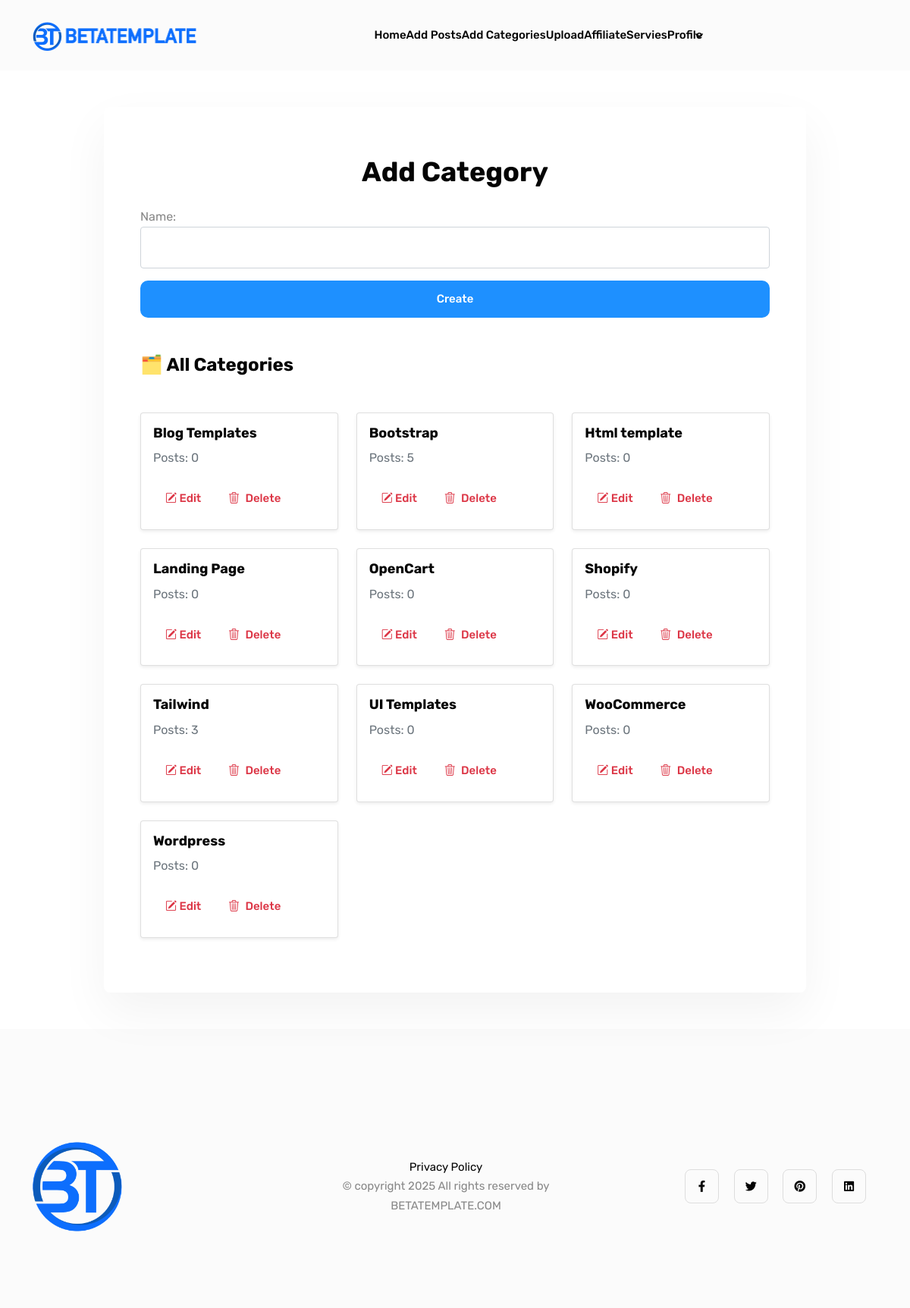
Screenshot of /add-category/ (signed in) with the database file from the repository.
### api/models.py (models this page shows, shortened)
class Category(models.Model):
    name = models.CharField(max_length=100, unique=True)
    slug = models.SlugField(unique=True, blank=True)
    class Meta:
        verbose_name_plural = "Categories"
    def get_absolute_url(self):
        return reverse("category_posts", kwargs={"slug": self.slug})

### api/views.py (the view)
# urls.py: path('add-category/', views.category_add, name='category_add'),
@login_required
@user_passes_test(is_admin)
def category_add(request):
    if request.method == 'POST':
        form = CategoryForm(request.POST)
        if form.is_valid():
            form.save()
            form = CategoryForm()  # reset form after save
    else:
        form = CategoryForm()
    categories = Category.objects.annotate(post_count=Count('posts'))
    return render(request, 'add_category.html', {
        'form': form,
        'categories': categories,
    })

### api/forms.py
class CategoryForm(forms.ModelForm):
    class Meta:
        model = Category
        fields = ['name']
        widgets = {
            'name': forms.TextInput(attrs={'class': 'form-control'})
        }

### api/views.py (called while the page is built)
def is_admin(user):
    return user.is_authenticated and user.is_staff

### api/templates/add_category.html (shortened to what this page needs)
{% extends 'base.html' %}
{% block content %}
<section class="my-5">
	<div class="container">
		<div class="row justify-content-center align-items-center">
			<div class="col-lg-10">
				<div class="shadow rounded p-5 bg-white">
					<div class="row">
						<div class="col-lg-12">
                            <h2 class="text-center py-3">{% if edit_mode %}Edit Category{% else %}Add Category{% endif %}</h2>
							<div class="contact-form">
								<form method="post" enctype="multipart/form-data">
                                    {{ form.as_p }}
                                    <button class="btn btn-primary w-100" type="submit">{% if edit_mode %}Update{% else %}Create{% endif %}</button>
								</form>
							</div>
							<h3 class="my-5">🗂️ All Categories</h3>
							<div class="row">
								{% for category in categories %}
								  <div class="col-md-4 col-sm-6 mb-4">
									<div class="card h-100 shadow-sm">
									  <div class="card-body d-flex flex-column">
										<h5 class="card-title">{{ category.name }}</h5>
										<p class="card-text text-muted">
										  Posts: {{ category.post_count }}
										</p>
										<div class="mt-auto">
										  <a href="{% url 'category_edit' category.slug %}" class="btn btn-sm btn-outline-danger px-3">
											<i class="bi bi-pencil-square"></i> Edit</a>
										  <a href="{% url 'category_delete' category.slug %}" class="btn btn-sm btn-outline-danger px-3">
                                          <i class="bi bi-trash3 me-1"></i> Delete</a>
										</div>
									  </div>
									</div>
								  </div>
								{% empty %}
								  <div class="col-12">
									<p>No categories found.</p>
								  </div>
								{% endfor %}
							  </div>
						</div>
					</div>
				</div>
			</div>
		</div>
	</div>
</section>
{% endblock %}

### rows the page displays
Category: name "Blog Templates", post_count "0"
Category: name "Bootstrap", post_count "5"
Category: name "Html template", post_count "0"
Category: name "Landing Page", post_count "0"
Category: name "OpenCart", post_count "0"
Category: name "Shopify", post_count "0"
Category: name "Tailwind", post_count "3"
Category: name "UI Templates", post_count "0"
Category: name "WooCommerce", post_count "0"
Category: name "Wordpress", post_count "0"
